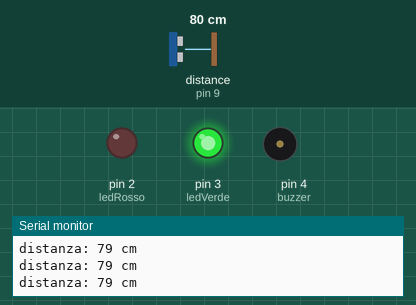
Recording of a sketch running on a simulated Arduino Uno, built with avr-gcc and run on an emulated ATmega328P. Shown: output pins drawn as LEDs (lit = HIGH), buzzer (waves = sounding), the last lines printed to the serial monitor. Wiring (inferred from the names in the program): ultrasonic range finder: trigger pin 10; echo pin 9. Dashed ring = blinking. The test bench sets the inputs (shaded band); at power-on: distance to the obstacle (sensor on pin 9) 80 cm. The echo pulse lasts 58.3 µs per cm; pins used as bus, display or sensor lines are not drawn.

Above: at 1.3 s.
1.4 s: distance to the obstacle (sensor on pin 9) set to 64 cm
2.9 s: distance to the obstacle (sensor on pin 9) set to 59 cm
At 3.18 s:
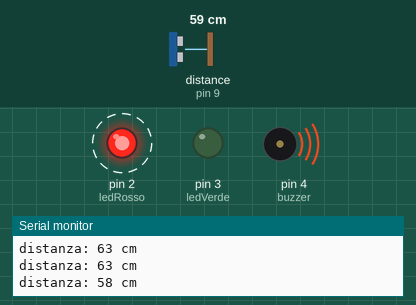
Timing chart, 0 to 11.9 s (numbered marks = the images above; inputs shaded):
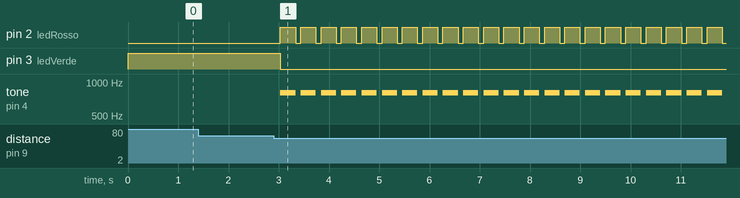

Measured:
- the behaviour switches between 62 and 61 cm on distance to the obstacle (sensor on pin 9) (found by bisection; images 0 and 1)
- after the input at 2.9 s, pin 2 (ledRosso): alternates HIGH for 0.30 s and LOW for 0.10 s, starting after 0.13 s; pin 3 (ledVerde): HIGH → LOW after 0.13 s; tone on pin 4 (buzzer): alternates 800 Hz for 0.30 s and silent for 0.10 s, starting after 0.13 s

The sketch:

sensore-distanza-macchina.ino
```cpp
//////////////////////////// PIN DEFINE & VARIABILI
#define ledRosso  2
#define ledVerde  3
#define buzzer  4

int pinTrigger =   10;
int  pinEcho = 9;

int distanza;


//////////////////////////// SETUP INIZIALE
void setup() {
  pinMode(pinTrigger, OUTPUT);
  pinMode(pinEcho, INPUT);

  pinMode(ledVerde, OUTPUT); //inizializza il ledVerde
  pinMode(ledRosso, OUTPUT); //inizializza il ledRosso

  Serial.begin(9600);


}


////////////////////////////  VOID LOOP
void loop() {
  int distanza = CalcolaDistanza(pinEcho, pinTrigger);

  PrintDistanza(distanza);


  if(distanza < 20){
    tone(buzzer,800,100);
    digitalWrite(ledRosso, HIGH); //accendi led rosso
    digitalWrite(ledVerde, LOW); //spegni led verde
    delay(100);
   }else if (distanza >=20 && distanza< 39){
      tone(buzzer,800,200);
      digitalWrite(ledRosso, HIGH); //accendi led rosso
      digitalWrite(ledVerde, LOW); //spegni led verde
      delay(200);

    }else if (distanza >=40 && distanza<= 60){
      tone(buzzer,800,300);
      digitalWrite(ledRosso, HIGH); //accendi led rosso
      digitalWrite(ledVerde, LOW); //spegni led verde
      delay(300);
    }else{
      digitalWrite(ledVerde, HIGH); //accendi led verde
      delay(400);
     }


  digitalWrite(ledRosso, LOW); //spegni led rosso
  delay(100);

}
```

funzioni.ino
```cpp
int CalcolaDistanza(int pinEcho, int pinTrigger){
  // imposta l'uscita del trigger LOW
  digitalWrite(pinTrigger, LOW);

  // imposta l'uscita del trigger HIGH per 10 microsecondi
  digitalWrite(pinTrigger, HIGH);
  delayMicroseconds(10);
  digitalWrite(pinTrigger, LOW);

  // calcolo del tempo attraverso il pin di echo
  long durata = pulseIn(pinEcho, HIGH);

  if( durata > 38000 ){
    Serial.println("Fuori portata");// dopo 38ms è fuori dalla portata del sensore
    return -1;
  }else{
    return (durata/58.31);
  }
}


void PrintDistanza(int distanza){
  Serial.print("distanza: ");

  if(distanza == -1){
    Serial.println("Fuori portata");
  }
  else{
    Serial.print(distanza);
    Serial.println(" cm");
  }
}
```
